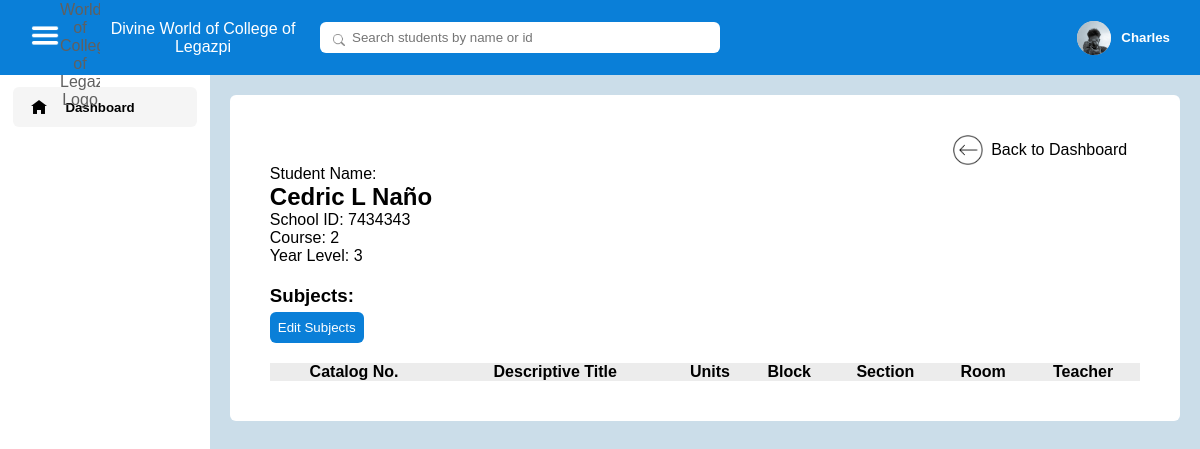
The page /pages/student_subjects.php?studentId=3 (signed in) on the database its author committed.
### tables this page shows
CREATE TABLE `registration` (
  `reg_id` int(11) NOT NULL,
  `faculty_id` varchar(255) NOT NULL,
  `first_name` varchar(255) NOT NULL,
  `last_name` varchar(255) NOT NULL,
  `middle_name` varchar(255) NOT NULL,
  `email` varchar(255) NOT NULL,
  `birthday` date NOT NULL,
  `age` int(11) NOT NULL,
  `profile_picture` varchar(255) DEFAULT NULL
);

CREATE TABLE `students` (
  `student_id` int(11) NOT NULL,
  `reg_id` int(11) NOT NULL,
  `first_name` varchar(255) NOT NULL,
  `last_name` varchar(255) NOT NULL,
  `middle_name` varchar(255) NOT NULL,
  `school_id` int(11) NOT NULL,
  `course` int(11) NOT NULL,
  `year_level` int(11) NOT NULL,
  `status` int(11) DEFAULT NULL
);

### pages/student_subjects.php (the view, shortened to what this page needs)
<?php
require_once('../database/database.php');
if (isset($_SESSION['isSidebarMinimized']) && $_SESSION['isSidebarMinimized']) {
    $labelWrapperDisplay = 'none';
} else {
    $labelWrapperDisplay = 'initial';
}
$stmt_user = $conn->prepare("SELECT registration.first_name, registration.profile_picture
    FROM login
    JOIN registration ON login.reg_id = registration.reg_id
    WHERE login.reg_id = ?");
$stmt_user->bind_param("i", $_SESSION['id']);
$stmt_user->execute();
$stmt_user->bind_result($user_first_name, $profile_picture);
if ($profile_picture === null) {
    $profile_picture = '../images/sample_profile.jpg';
} else {
    $profile_picture = '../images/user_profile_pictures/' . $_SESSION['id'] . '/' . $profile_picture;
}
$stmt_student = $conn->prepare("SELECT first_name, last_name, middle_name, school_id, course, year_level FROM students WHERE student_id = ?");
$stmt_student->bind_param("i", $_GET['studentId']);
$stmt_student->execute();
$stmt_student->bind_result($student_first_name, $student_last_name, $student_middle_name, $school_id, $course, $year_level);
?>
<!DOCTYPE html>
<html lang="en">
<head>
    <link rel="stylesheet" href="../styles/dashboard/dashboard.css">
    <link rel="stylesheet" href="../styles/default.css">
    <link rel="stylesheet" href="../styles/nav/nav.css">
    <link rel="stylesheet" href="../styles/student_subjects/student_subjects.css">
</head>
<body>
    <?php include('partials/nav.php') ?>
    <main>
        <div class="section_column">
            <div class="left_section">
                <div class="navigation_links selected">
                    <div class="sidebar_icon_wrapper">
                        <img class="home_icon" src="../images/icons/home_icon.png" alt="">
                    </div>
                    <div class="sidebar_label_wrapper" style="display: <?php echo $labelWrapperDisplay; ?> ;">
                        <h5>Dashboard</h5>
                    </div>
                </div>
            </div>
            <div class="right_section">
                <div class="details_container">
                    <div class="details_wrapper">
                        <div class="back_button_wrapper">
                            <a class="back_dashboard_link" href="dashboard.php">
                                <img class="back_icon" src="../images/icons/back_icon.png">
                                <p>Back to Dashboard</p>
                            </a>
                        </div>
                        <p>Student Name:</p>
                        <h2><?php echo $student_first_name . " " . $student_middle_name . " " . $student_last_name ?></h2>
                        <p>School ID: <?php echo $school_id ?></p>
                        <p>Course: <?php echo $course ?></p>
                        <p>Year Level: <?php echo $year_level ?></p>
                        <h3 style="margin-top: 20px; margin-bottom: 5px;">Subjects:</h3>
                        <button class="edit_subjects_button">Edit Subjects</button>
                        <table>
                            <thead>
                                <tr>
                                    <th>Catalog No.</th>
                                    <th>Descriptive Title</th>
                                    <th>Units</th>
                                    <th>Block</th>
                                    <th>Section</th>
                                    <th>Room</th>
                                    <th>Teacher</th>
                                </tr>
                            </thead>
                        </table>
                    </div>
                </div>
            </div>
        </div>
    </main>
</body>
</html>

### pages/partials/nav.php (shortened to what this page needs)
<nav>
    <div class="nav_left_section">
        <div class="hamburger_icon_container">
            <img class="hamburger_icon" src="../images/icons/hamburger_icon.png" alt="">
        </div>
        <a href="dashboard.php">
            <div class="brand_name_container">
                <img class="brand_logo" src="../images/logos/dwcl_logo.png" alt="Divine World of College of Legazpi Logo">
                <p class="brand_name">Divine World of College of Legazpi</p>
            </div>
        </a>
        <div class="search_bar_container">
            <input class="search_bar" type="text" placeholder="Search students by name or id">
            <img class="search_icon" src="../images/icons/search_icon.png">
        </div>
    </div>
    <div class="nav-right-section">
        <img src="<?php echo $profile_picture ?>" class="profile-icon">
        <h5 class="user_name"><?php echo $user_first_name; ?></h5>
    </div>
</nav>

### styles/dashboard/dashboard.css (style rules this page uses)
body { position: relative; }
main { width: 100%; display: flex; justify-content: center; }
.section_column { width: 100%; display: flex; }
.left_section { height: 100vh; display: flex; flex-direction: column; align-items: center; background-color: rgb(255, 255, 255); }
.navigation_links { width: 88%; padding: 12px 0; display: flex; justify-content: center ; align-items: center; cursor: pointer; border-radius: 6px; margin-bottom: 3px; }
.navigation_links:first-child { margin-top: 12px; }
.navigation_links.selected { background-color: rgb(245, 245, 245); }
.home_icon { width: 16px; }
.sidebar_icon_wrapper { width: 60px; display: flex; justify-content: center; }
.sidebar_label_wrapper { width: 150px; }
.right_section { width: 100%; display: flex; flex-direction: column; align-items: center; }
input, select { padding: 6px; outline: none; border: 1px solid rgb(168, 168, 168); border-radius: 6px; color: rgb(112, 112, 112); }

### styles/default.css (style rules this page uses)
* { font-family: Arial, Helvetica, sans-serif; margin: 0; padding: 0; }
button { cursor: pointer; background-color: rgb(10, 127, 216); border: none; color: white; padding: 5px; border-radius: 6px; }
body { background-color: rgb(203, 221, 233); }
a { text-decoration: none; color: inherit; }

### styles/nav/nav.css (style rules this page uses)
nav { height: 75px; background-color: rgb(10, 127, 216); color: rgb(96, 96, 96); display: flex; justify-content: space-between; align-items: center; padding: 0 2.5vw 0 0; position: relative; }
.brand_logo { width: 40px; }
.brand_name { color: white; margin-left: 6px; }
.brand_name_container { display: flex; justify-content: center; align-items: center; height: 100%; width: 20vw; cursor: pointer; }
.search_bar_container { position: relative; }
.search_icon { width: 12px; position: absolute; top: 12px; left: 13px; }
.search_bar { padding: 8px 8px 8px 32px; width: 30vw; max-width: 400px; border: none; border-radius: 6px; }
.nav_left_section { height: 100%; display: flex; justify-content: space-between; align-items: center; width: 60vw; max-width: 1000px; }
.nav-right-section { display: flex; justify-content: space-between; align-items: center; }
.profile-icon { width: 34px; height: 34px; background-color: rgb(224, 224, 224); border-radius: 50%; cursor: pointer; object-fit: cover; }
.user_name { margin-left: 10px; cursor: pointer; color: white; }
.profile_dropdown_sections p, a { width: 100%; text-align: center; }
.hamburger_icon { width: 30px; height: 29px; filter: invert(); }
.hamburger_icon_container { margin-left: 30px; cursor: pointer; }

### styles/student_subjects/student_subjects.css (style rules this page uses)
table { border-collapse: collapse; border-radius: 6px; margin-top: 20px; background-color: white; width: 100%; }
thead { background-color: rgb(236, 236, 236); }
.details_container { background-color: white; width: 96%; border-radius: 6px; margin-top: 20px; }
.details_wrapper { padding: 40px; }
.edit_subjects_button { padding: 8px; }
.back_icon { width: 30px; }
.back_button_wrapper { width: 100%; display: flex; justify-content: right; }
.back_dashboard_link { width: 200px; display: flex; align-items: center; justify-content: center; gap: 8px; cursor: pointer; }

### rows shown on the page
registration: first_name "Charles"
students: first_name "Cedric", middle_name "L", last_name "Naño", school "7434343", course "2", year_level "3"
